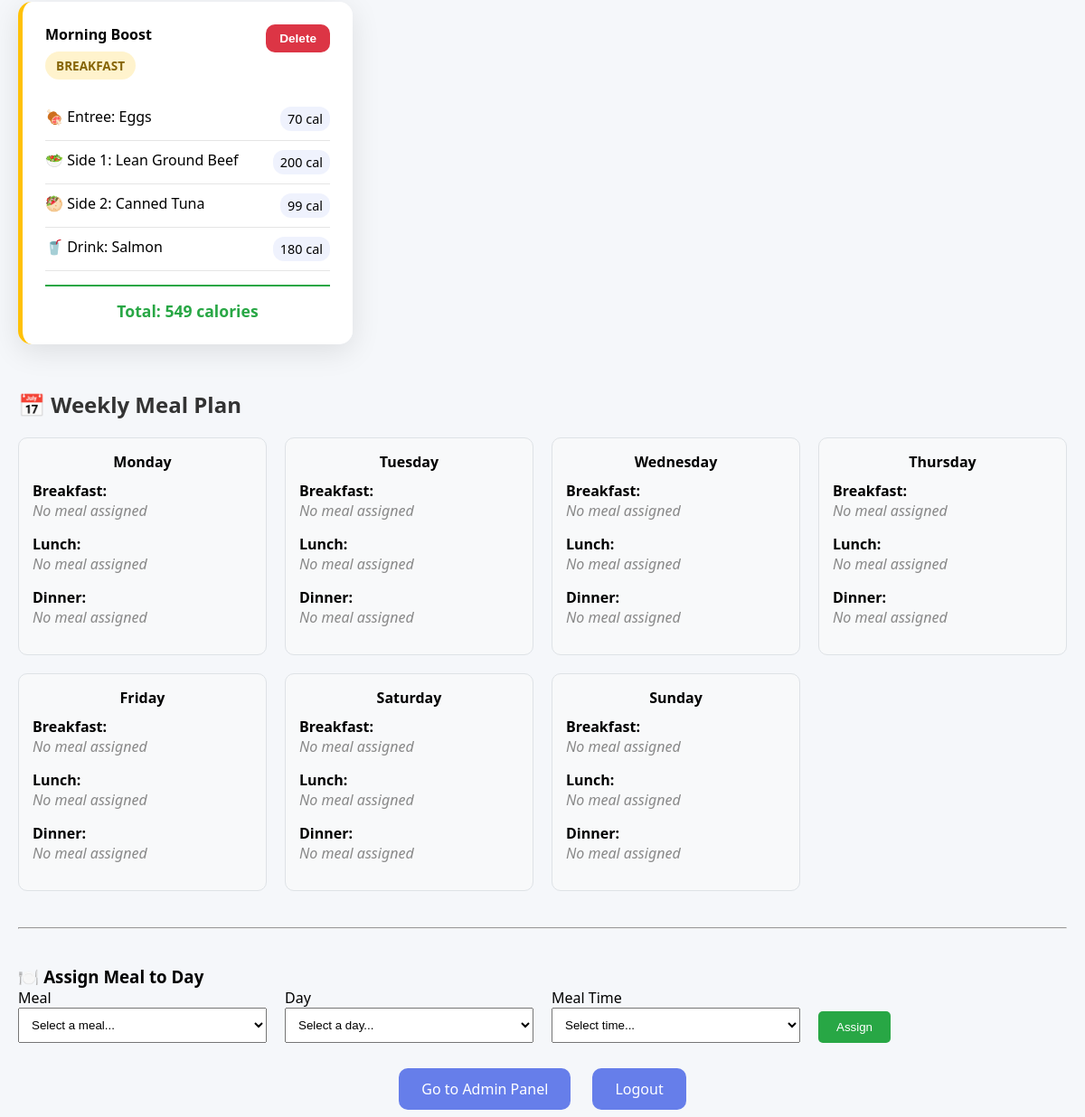
The app's page /pages/mealplanner.php (signed in, lower part), older data.
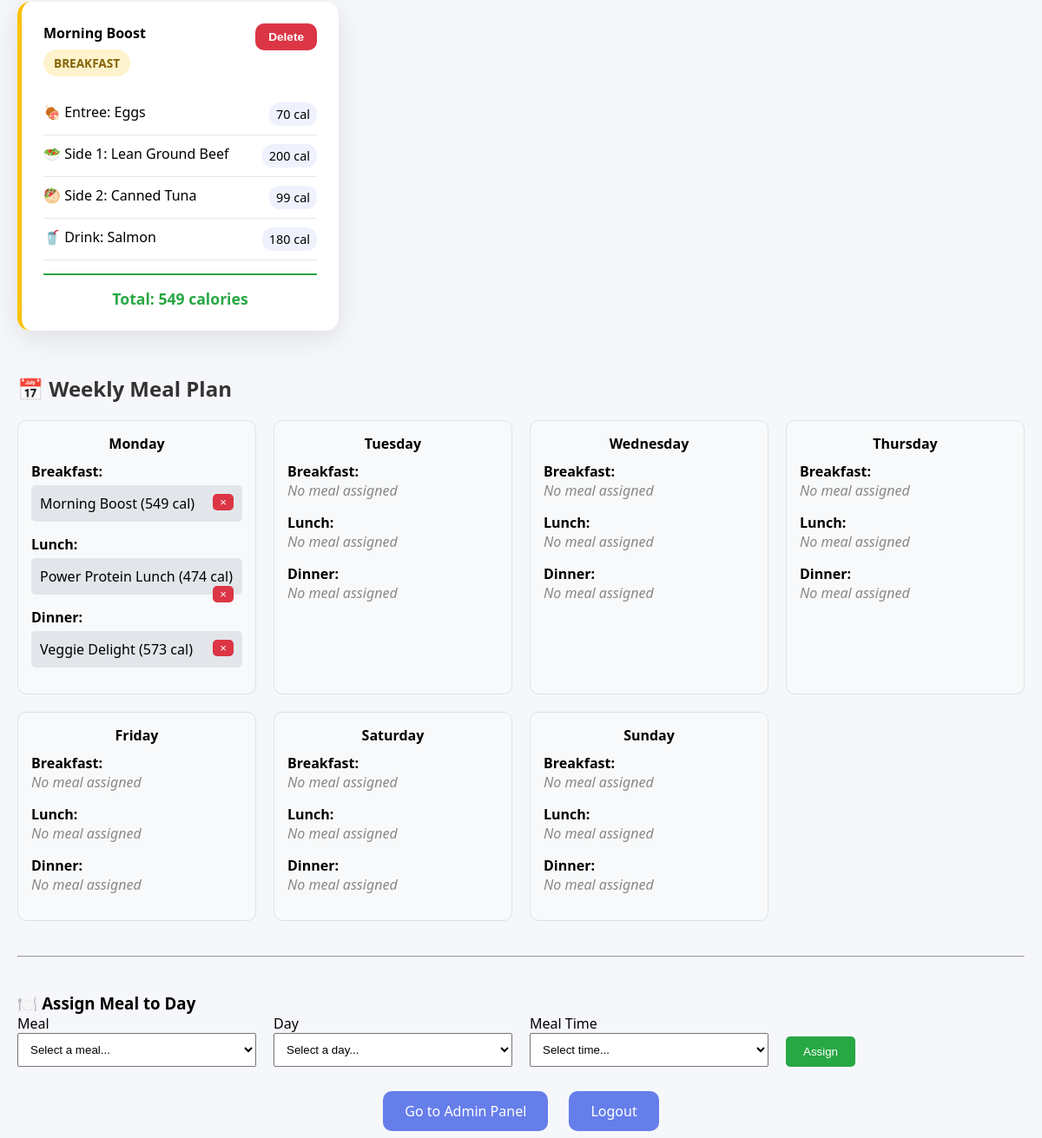
The same page, newer data.
### tables this page shows
CREATE TABLE UserMeals ( 
  id INT PRIMARY KEY AUTO_INCREMENT,  

  userID INT NOT NULL,  
  mealName VARCHAR(50),  
  mealType ENUM('breakfast', 'lunch', 'dinner') NOT NULL,  
  planDate DATE,
  created_at DATETIME DEFAULT CURRENT_TIMESTAMP,

  entreeID INT DEFAULT NULL,  
  side1ID INT DEFAULT NULL,  
  side2ID INT DEFAULT NULL,  
  drinkID INT DEFAULT NULL,  

  FOREIGN KEY (userID) REFERENCES Users(userID) ON DELETE CASCADE,  
  FOREIGN KEY (entreeID) REFERENCES Foods(id) ON DELETE SET NULL,  
  FOREIGN KEY (side1ID) REFERENCES Foods(id) ON DELETE SET NULL,  
  FOREIGN KEY (side2ID) REFERENCES Foods(id) ON DELETE SET NULL,  
  FOREIGN KEY (drinkID) REFERENCES Foods(id) ON DELETE SET NULL
);

CREATE TABLE WeeklyPlan (
    id INT PRIMARY KEY AUTO_INCREMENT,
    userID INT NOT NULL,
    meal_id INT NOT NULL,
    day_of_week ENUM('Monday', 'Tuesday', 'Wednesday', 'Thursday', 'Friday', 'Saturday', 'Sunday') NOT NULL,
    meal_type ENUM('breakfast', 'lunch', 'dinner') NOT NULL,
    created_at DATETIME DEFAULT CURRENT_TIMESTAMP,
    
    FOREIGN KEY (userID) REFERENCES Users(userID) ON DELETE CASCADE,
    FOREIGN KEY (meal_id) REFERENCES UserMeals(id) ON DELETE CASCADE,
    
     
    UNIQUE KEY unique_user_day_meal (userID, day_of_week, meal_type),
    
    INDEX idx_user_day (userID, day_of_week),
    INDEX idx_meal_type (meal_type)
);

### database/db.php (called while the page is built, shortened)
<?php
class db {
    private $pdo = null;
    function __construct() {
    try {
        $this->pdo = new PDO (
            "mysql:host=".DB_HOST.";dbname=".DB_NAME.";charset=".DB_CHARSET,
            DB_USER, DB_PASSWORD, [
                PDO::ATTR_ERRMODE => PDO::ERRMODE_EXCEPTION,
                PDO::ATTR_DEFAULT_FETCH_MODE => PDO::FETCH_ASSOC
            ]
        );
    } catch (PDOException $e) {
        echo "ERROR connecting <br>".$e->getMessage();
        return null;
    }
}
      function select ($sql, $data=null) {
          try{
              $this->stmt = $this->pdo->prepare($sql);
              $this->stmt->execute($data);
              return $this->stmt->fetchAll();
          } catch (PDOException $e) {
               echo $sql . "<br>".$e->getMessage();
               return null;
          }
      }
}
$_db = new db();

### pages/mealplanner.php (the view, shortened to what this page needs)
<?php
require_once __DIR__ . '/../database/db.php';
$userID = $_SESSION['userID'];
$userMeals = $_db->select("SELECT um.*, e.name as entree_name, e.calories_per_serving as entree_calories, s1.name as side1_name, s1.calories_per_serving as side1_calories, s2.name as side2_name, s2.calories_per_serving as side2_calories, d.name as drink_name, d.calories_per_serving as drink_calories FROM UserMeals um LEFT JOIN Foods e ON um.entreeID = e.id LEFT JOIN Foods s1 ON um.side1ID = s1.id LEFT JOIN Foods s2 ON um.side2ID = s2.id LEFT JOIN Foods d ON um.drinkID = d.id WHERE um.userID = ? ORDER BY um.mealType, um.mealName", [$userID]);
?>
<!DOCTYPE html>
<html lang="en">
<head>
</head>
<body>
<div class="container">
    <?php if ($userMeals): ?>
        <div class="meals-grid">
            <?php foreach ($userMeals as $meal): ?>
                <div class="meal-card <?= $meal['mealType'] ?>">
                    <div class="meal-header">
                        <div>
                            <h4><?= htmlspecialchars($meal['mealName']) ?></h4>
                            <span class="meal-type <?= $meal['mealType'] ?>"><?= ucfirst($meal['mealType']) ?></span>
                        </div>
                        <form method="POST" style="display: inline;" onsubmit="return confirm('Are you sure you want to delete this meal?');">
                            <button type="submit" class="btn btn-danger">Delete</button>
                        </form>
                    </div>
                    <div class="meal-items">
                        <?php
                        $totalCalories = 0;
                        $items = [
                            ['name' => $meal['entree_name'], 'calories' => $meal['entree_calories'], 'icon' => '🍖', 'label' => 'Entree'],
                            ['name' => $meal['side1_name'], 'calories' => $meal['side1_calories'], 'icon' => '🥗', 'label' => 'Side 1'],
                            ['name' => $meal['side2_name'], 'calories' => $meal['side2_calories'], 'icon' => '🥙', 'label' => 'Side 2'],
                            ['name' => $meal['drink_name'], 'calories' => $meal['drink_calories'], 'icon' => '🥤', 'label' => 'Drink']
                        ];
                        foreach ($items as $item) {
                            if ($item['name']) {
                                $calories = $item['calories'] ?? 0;
                                $totalCalories += $calories;
                                echo "<div class='meal-item'><span class='meal-item-name'>{$item['icon']} {$item['label']}: " . htmlspecialchars($item['name']) . "</span><span class='meal-item-calories'>{$calories} cal</span></div>";
                            }
                        }
                        ?>
                        <div class="total-calories">Total: <?= $totalCalories ?> calories</div>
                    </div>
                </div>
            <?php endforeach; ?>
        </div>
    <?php else: ?>
        <div class="no-meals"><p>🍽️ No meals saved yet. Add your first meal above!</p></div>
    <?php endif; ?>
</div>
</body>
</html>
<?php
$userMeals = $_db->select("SELECT * FROM UserMeals WHERE userID = ? ORDER BY mealType, mealName", [$userID]);
$weeklyPlan = $_db->select("
    SELECT wp.*, um.mealName, um.mealType as original_meal_type,
           e.name as entree_name, e.calories_per_serving as entree_calories,
           s1.name as side1_name, s1.calories_per_serving as side1_calories,
           s2.name as side2_name, s2.calories_per_serving as side2_calories,
           d.name as drink_name, d.calories_per_serving as drink_calories
    FROM WeeklyPlan wp
    JOIN UserMeals um ON wp.meal_id = um.id
    LEFT JOIN Foods e ON um.entreeID = e.id
    LEFT JOIN Foods s1 ON um.side1ID = s1.id
    LEFT JOIN Foods s2 ON um.side2ID = s2.id
    LEFT JOIN Foods d ON um.drinkID = d.id
    WHERE wp.userID = ?
    ORDER BY wp.day_of_week, wp.meal_type
", [$userID]);
$plan = [];
$days = ['Monday', 'Tuesday', 'Wednesday', 'Thursday', 'Friday', 'Saturday', 'Sunday'];
$mealTypes = ['breakfast', 'lunch', 'dinner'];
foreach ($days as $day) {
    $plan[$day] = [];
    foreach ($mealTypes as $type) {
        $plan[$day][$type] = null;
    }
}
foreach ($weeklyPlan as $item) {
    $plan[$item['day_of_week']][$item['meal_type']] = $item;
}
?>
<div style="margin-top: 50px;">
    <h2 style="color: #333; margin-bottom: 20px;">📅 Weekly Meal Plan</h2>
    <div style="display: grid; grid-template-columns: repeat(auto-fit, minmax(250px, 1fr)); gap: 20px;">
        <?php foreach ($days as $day): ?>
            <div style="background: #f8f9fa; border: 1px solid #dee2e6; border-radius: 10px; padding: 15px;">
                <h4 style="text-align: center; margin-bottom: 10px;"><?= $day ?></h4>
                <?php foreach ($mealTypes as $mealType): ?>
                    <div style="margin-bottom: 15px;">
                        <strong><?= ucfirst($mealType) ?>:</strong><br>
                        <?php if ($plan[$day][$mealType]): ?>
                            <?php
                            $meal = $plan[$day][$mealType];
                            $calories = ($meal['entree_calories'] ?? 0) + ($meal['side1_calories'] ?? 0) +
                                       ($meal['side2_calories'] ?? 0) + ($meal['drink_calories'] ?? 0);
                            ?>
                            <div style="padding: 10px; background: #e2e6ea; border-radius: 5px; margin-top: 5px;">
                                <?= htmlspecialchars($meal['mealName']) ?> (<?= $calories ?> cal)
                                <form method="POST" style="display:inline;">
                                    <button type="submit" style="float:right; background:#dc3545; color:#fff; border:none; padding: 2px 8px; border-radius:5px;" onclick="return confirm('Remove this meal?')">×</button>
                                </form>
                            </div>
                        <?php else: ?>
                            <em style="color:#888;">No meal assigned</em>
                        <?php endif; ?>
                    </div>
                <?php endforeach; ?>
            </div>
        <?php endforeach; ?>
    </div>
    <hr style="margin: 40px 0;">
    <h3>🍽️ Assign Meal to Day</h3>
    <?php if ($userMeals): ?>
        <form method="POST" style="display:grid; grid-template-columns: repeat(auto-fit, minmax(200px, 1fr)); gap: 20px; align-items: end;">
            <div>
                <label>Meal</label>
                <select name="mealID" required style="width:100%; padding:10px;">
                    <option value="">Select a meal...</option>
                </select>
            </div>
            <div>
                <label>Day</label>
                <select name="day" required style="width:100%; padding:10px;">
                    <option value="">Select a day...</option>
                </select>
            </div>
            <div>
                <label>Meal Time</label>
                <select name="mealType" required style="width:100%; padding:10px;">
                    <option value="">Select time...</option>
                </select>
            </div>
            <div>
                <button type="submit" style="padding:10px 20px; background:#28a745; color:white; border:none; border-radius:5px;">Assign</button>
            </div>
        </form>
    <?php else: ?>
        <p>No meals found. <a href="mealPlanner.php">Create some meals</a> first.</p>
    <?php endif; ?>
</div>
 <div class="admin-link">
        <?php if ($_SESSION['role'] === 'admin'): ?>
            <a href="<?= BASE_URL ?>admin/dashboard.php">Go to Admin Panel</a>
        <?php endif; ?>
        <a href="logout.php">Logout</a>
    </div>

### pages/mealplanner.php (style rules this page uses)
* { margin: 0; padding: 0; box-sizing: border-box; }
body { font-family: 'Segoe UI', sans-serif; background: #f5f7fa; min-height: 100vh; padding: 20px; }
.container { max-width: 1200px; margin: 0 auto; }
.btn { padding: 12px 24px; border: none; border-radius: 10px; font-size: 1rem; font-weight: 600; cursor: pointer; transition: all 0.3s; }
.btn-danger { background: #dc3545; color: white; font-size: 0.85rem; padding: 8px 15px; }
.meals-grid { display: grid; grid-template-columns: repeat(auto-fill, minmax(350px, 1fr)); gap: 25px; }
.meal-card { background: rgba(255, 255, 255, 0.95); backdrop-filter: blur(10px); border-radius: 15px; padding: 25px; box-shadow: 0 8px 32px rgba(0, 0, 0, 0.1); transition: transform 0.3s; }
.meal-card.breakfast { border-left: 5px solid #ffc107; }
.meal-header { display: flex; justify-content: space-between; align-items: flex-start; margin-bottom: 20px; }
.meal-type { display: inline-block; padding: 6px 12px; border-radius: 20px; font-size: 0.85rem; font-weight: 600; text-transform: uppercase; margin-top: 8px; }
.meal-type.breakfast { background: rgba(255, 193, 7, 0.2); color: #856404; }
.meal-item { display: flex; justify-content: space-between; padding: 10px 0; border-bottom: 1px solid rgba(0, 0, 0, 0.1); }
.meal-item-calories { background: rgba(102, 126, 234, 0.1); padding: 4px 8px; border-radius: 12px; font-size: 0.9rem; }
.total-calories { font-weight: bold; font-size: 1.1rem; color: #28a745; border-top: 2px solid #28a745; padding-top: 15px; margin-top: 15px; text-align: center; }
.admin-link { margin-top: 40px; text-align: center; }
.admin-link a { background: #667eea; color: white; padding: 12px 25px; border-radius: 10px; text-decoration: none; margin: 0 10px; transition: all 0.3s; }

Row changes from the older to the newer data that the page shows:
added weeklyplan: mealType "Breakfast", meal.mealName "Morning Boost", calories "549"
added weeklyplan: mealType "Lunch", meal.mealName "Power Protein Lunch", calories "474"
added weeklyplan: mealType "Dinner", meal.mealName "Veggie Delight", calories "573"
Text that changed along with them:
list line gone: "Breakfast : No meal assigned Lunch : No meal assigned Dinner : No meal assigned"
